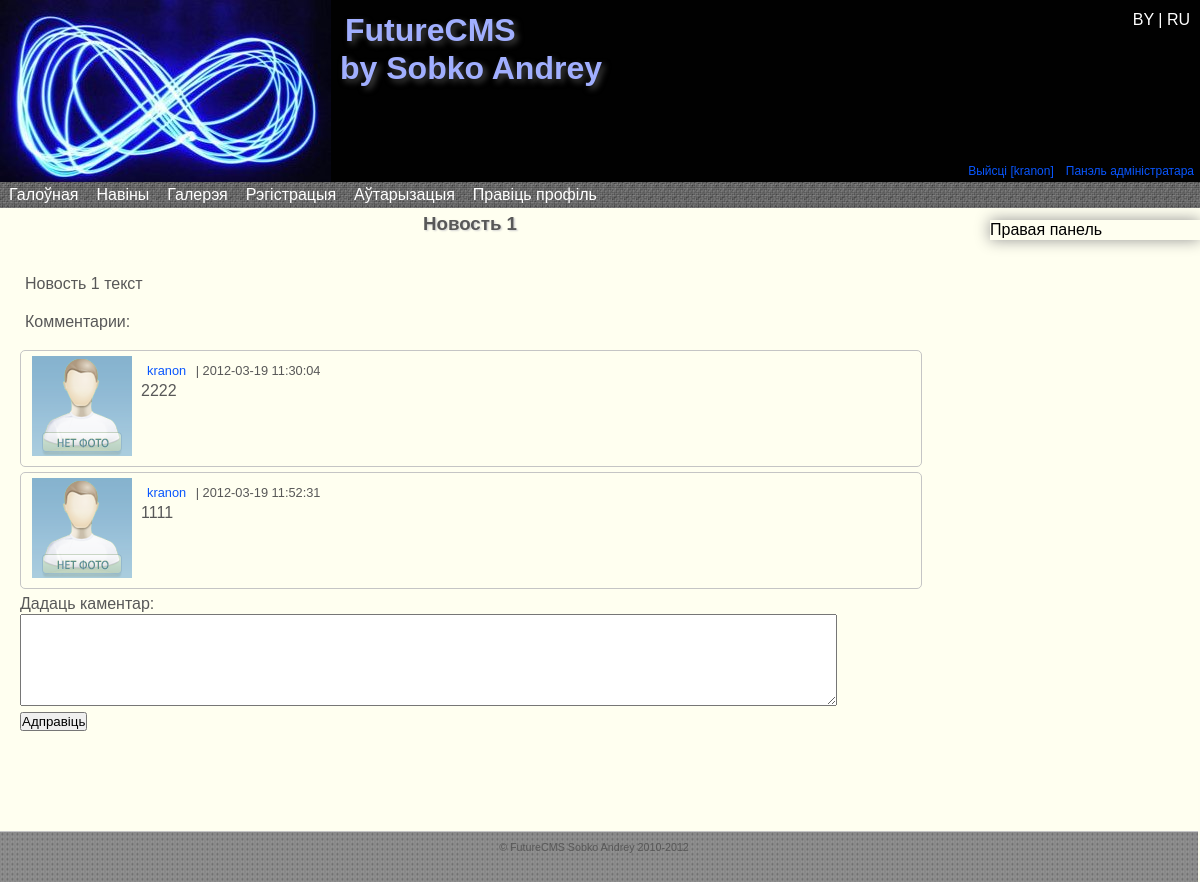
The app's page /read_news.php?id=1 (signed in) with its own data.
### tables this page shows
CREATE TABLE IF NOT EXISTS `settings` (
  `id` int(11) NOT NULL AUTO_INCREMENT,
  `siteName` varchar(300) NOT NULL,
  `siteHeader` varchar(300) NOT NULL,
  `siteFooter` varchar(300) NOT NULL,
  `metaTitle` varchar(300) NOT NULL,
  `metaKeywords` varchar(300) NOT NULL,
  `metaDescription` varchar(300) NOT NULL,
  `metaCharset` varchar(300) NOT NULL,
  PRIMARY KEY (`id`)
);

CREATE TABLE IF NOT EXISTS `menu` (
  `id` int(11) NOT NULL AUTO_INCREMENT,
  `num` int(11) NOT NULL,
  `lang1` varchar(50) NOT NULL,
  `lang2` varchar(50) NOT NULL,
  `link` text NOT NULL,
  `published` int(11) NOT NULL DEFAULT '0',
  `in` int(2) NOT NULL DEFAULT '0',
  PRIMARY KEY (`id`)
);

CREATE TABLE IF NOT EXISTS `news` (
  `id` int(11) NOT NULL AUTO_INCREMENT,
  `caption_lang1` varchar(200) NOT NULL,
  `caption_lang2` varchar(200) NOT NULL,
  `text_lang1` text NOT NULL,
  `text_lang2` text NOT NULL,
  `date` datetime NOT NULL,
  PRIMARY KEY (`id`)
);

CREATE TABLE IF NOT EXISTS `news_comments` (
  `id` int(11) NOT NULL AUTO_INCREMENT,
  `text` varchar(45) NOT NULL,
  `news_id` int(11) NOT NULL,
  `users_id` int(11) NOT NULL,
  `datetime` datetime NOT NULL,
  PRIMARY KEY (`id`),
  UNIQUE KEY `id_UNIQUE` (`id`),
  KEY `fk_news_comments_news1` (`news_id`),
  KEY `fk_news_comments_users1` (`users_id`)
);

CREATE TABLE IF NOT EXISTS `users` (
  `id` int(11) NOT NULL AUTO_INCREMENT,
  `login` varchar(20) NOT NULL,
  `pass` text NOT NULL,
  `email` varchar(50) NOT NULL,
  `ava` text NOT NULL,
  `sex` varchar(5) NOT NULL,
  `datreg` datetime NOT NULL,
  `group` int(11) NOT NULL,
  PRIMARY KEY (`id`),
  KEY `fk_users_role1` (`group`)
);

CREATE TABLE IF NOT EXISTS `page` (
  `id` int(11) NOT NULL AUTO_INCREMENT,
  `lang1` varchar(150) NOT NULL,
  `lang2` varchar(150) NOT NULL,
  `link` varchar(200) NOT NULL,
  `text_lang1` longtext NOT NULL,
  `text_lang2` longtext NOT NULL,
  `in_menu` int(11) NOT NULL DEFAULT '0',
  PRIMARY KEY (`id`)
);

### core/config.php (called while the page is built, shortened)
<?php
include 'classes/base.class.php';
$db = new DataBase('localhost','root','root');
$db->SelectDataBase('future_cms');
$sql="SELECT `id`,`siteName`,`siteHeader`,`siteFooter`,`metaTitle`,`metaKeywords`,`metaDescription`,`metaCharset` FROM `settings`";
$res=$db->query($sql);
while ($row = mysql_fetch_array($res)){
	$site['lang'.$row['id']]=array(
			'name'=>$row['siteName'],
			'header'=>$row['siteHeader'],
			'footer'=>$row['siteFooter']
		);
}
$site['version']='12.13.5';
?>

### read_news.php (the view, shortened to what this page needs)
<?php session_start();
include 'core/config.php';
if ($_SESSION['lang']=='lang2'){ $lang='lang2'; }
else { $lang='lang1'; }
$header=$site[$lang]['header'];
if ($lang=='lang1') $name='Навiны';
else $name='Новости';
$footer=$site[$lang]['footer'];
$word=$db->WordsTranslate($lang);
$news_id=$_GET['id'];
if ((settype($news_id,int))|($news_id>=0)){
	if ($news_id==0){
	}
	else{
		$result = $db->query("SELECT `id` FROM `news` WHERE `id`='".$news_id."';");
		if (mysql_num_rows($result)==0){
			$error = 'Новости с таким ID не существует!';
		}
		else{
			$sql="SELECT `caption_".$lang."`, `text_".$lang."` FROM `news` WHERE `id`=".$news_id;
			$result = $db->query($sql);
			while ($row = mysql_fetch_array($result, MYSQL_BOTH)){
				$name=$row['caption_'.$lang];
			}
		}
	}
}
else{
	header('Location: index.php');
	exit;
}?>
<!DOCTYPE html PUBLIC "-//W3C//DTD XHTML 1.0 Strict//EN" "http://www.w3.org/TR/xhtml1/DTD/xhtml1-strict.dtd">
<html xmlns="http://www.w3.org/1999/xhtml">
<head>
    <link rel="stylesheet" href="design/style_main.css" type="text/css" media="screen, projection" />
	<link rel="stylesheet" href="design/droppy.css" type="text/css" media="screen, projection" />
</head>
<body>
    <div id="wrapper">
        <div id="header" align="left" class="head_grad">
            <div id="symbol">
                <a href="index.php"><img src="design/symbol.png" class="iePNG"/></a>
            </div>
			<div id="lang">
				<a href="core/lang1.php"> BY </a>|<a href="core/lang2.php"> RU </a>
			</div>
            <br /><h1><?php echo $header;?></h1><br />
            <div id="user">
               <?php
                    if ($_SESSION['login']==NULL){
                        echo '<a href="/Avtorizatsiya.php" id="ln">'.$word[1].'</a>
                        <a href="/Registratsiya.php">'.$word[2].'</a>';
                    }
                    else{
                        echo '<a href="core/logout.php"> '.$word[4].' ['.$_SESSION['login'].']</a>';
                    }
                    if (($_SESSION['group']=='1')|($_SESSION['group']=='2')){
                        echo '<a href="core/admin_p/">'.$word[3].'</a>';
                    }
                ?>
            </div>
        </div>
        <div id="middle">
            <div id="menu" class="menu_grad">
                <ul id="nav">
                    <?php $db->MenuRead($lang);?>
                </ul>
            </div>
            <div id="container">
                <div id="content">
                    <?php echo '<h3>'.$name.'</h3>';
                    if ($news_id==0){
						$db->ReadNews('all',$lang);
					}
					else{
						$db->ReadNewsText($news_id,$lang);
						$mas=$db->commentRead($news_id);
						if (isset($mas)){
							echo '<p id="comm_title">Комментарии:</p>';
							foreach ($mas as $val){
								echo '<div class="comment">
								<div class="com_ava"><a href="O_polzovatele.php?login='.$val['users_login'].'"><img src="'.$val['users_ava'].'" /></a></div>
								<div class="com_name_date">
										<a href="O_polzovatele.php?login='.$val['users_login'].'">
											<span class="com_username">'.$val['users_login'].'</span>
										</a> |
										<span class="com_date">'.$val['datetime'].'</span>
								</div>
								<span class="com_text">'.$val['text'].'</span>
								</div>';
							}
						}
						if ($_SESSION['login']==NULL){
							echo $word[20].' <a href="Avtorizatsiya.php">'.$word[1].'</a> '.$word[21].' <a href="Registratsiya.php">'.$word[2].'</a>';
						}
						else{
							$sql="SELECT `id` FROM `users` WHERE `login`='".$_SESSION['login']."';";
							$res=$db->query($sql);
							while ($row = mysql_fetch_array($res, MYSQL_BOTH)){
								$curr_user_id=$row['id'];
							}
							echo '<div>
							'.$word[19].'<br />
								<form method="post" action="core/commentAdd.php">
								<textarea rows="6" cols="100" name="comment_text" ></textarea><br />
								<input type="hidden" name="curr_user_id" value="'.$curr_user_id.'">
								<input type="hidden" name="news_id" value="'.$news_id.'">
								<input type="submit" value="'.$word[18].'">
								</form>
							</div>';
						}
					}
                    ?>
                </div>
            </div>
            <?php include 'core/sideRight.php';?>
            </div>
            </div>
            <div id="footer" align="center">
            <?php
                echo $footer;
            ?>
        </div>
</body>
</html>

### core/classes/base.class.php (shortened to what this page needs)
<?php
class DataBase{
    private $host= '';
    private $user= '';
    private $pass= '';
    private $connection;
    public function __construct($host="",$user="",$pass=""){
        $this->host = $host;
        $this->user = $user;
        $this->pass = $pass;
    }
    public function connect(){
		$this->connection = mysql_connect($this->host,$this->user,$this->pass) or die("could not connect to DB");
        return $this->connection;
    }
	public static function query($sql){
		$res=mysql_query($sql) or die(mysql_error());
		return $res;
    }
    public function ReadNewsText($id, $lang){
    	if($this->connection){
			$sql="SELECT `text_".$lang."` FROM `news` WHERE `id`=".$id;
    		$result = self::query($sql);
            while ($row = mysql_fetch_array($result, MYSQL_BOTH)){
           		echo $row[0];
            }
    	}
    }
    public function commentRead($newsId){
        if($this->connection){
			$sql="SELECT
						`news_comments`.`id`,
						`news_comments`.`text`,
						`news_comments`.`news_id`,
						`news_comments`.`users_id`,
						`news_comments`.`datetime`,
						`users`.`login`,
						`users`.`ava`
				FROM `news_comments`,`users`
					WHERE
						`news_comments`.`news_id`=".$newsId."
							AND `users`.`id`=`news_comments`.`users_id`;";
			$res=self::query($sql);
			while ($row = mysql_fetch_array($res, MYSQL_BOTH)){
           		$comment[] = array(
					"id"			=> $row['id'],
					"text"			=> $row['text'],
					"news_id"		=> $row['news_id'],
					"users_login"	=> $row['login'],
					"users_ava"		=> $row['ava'],
					"datetime"		=> $row['datetime']
					);
            }
			return $comment;
        }
    }
    public function MenuRead($lang,$dir=''){
		if($this->connection){
			$sql="SELECT `id`,`num`,`link`,`".$lang."`,`in` FROM `menu` WHERE `published`='1' ORDER BY `num`;";
            $result = self::query($sql);
			while ($row = mysql_fetch_array($result, MYSQL_BOTH)){
				$menu[$row['num']]=array(
						'id'=>$row['id'],
						'in'=>$row['in'],
						'name'=>$row[$lang],
						'link'=>$row['link']
						);
			}
			foreach($menu as $val){
					if ($val['in']==0){
						echo '<li><a href="'.$val['link'].'">'.$val['name'].'</a>';
						echo '<ul>';
						echo '</ul></li>';
					}
				}
        }
    }
    public function WordsTranslate($lang){
		if($this->connection){
			$num=1;
			$sql="SELECT `".$lang."` FROM `language`";
			$result = self::query($sql);
			while ($row = mysql_fetch_array($result, MYSQL_BOTH)){
				$word[$num]=$row[$lang];
				$num++;
			}
			return $word;
        }
    }
}
?>

### core/sideRight.php
<?php
$sql="SELECT `text_".$lang."` FROM `page` WHERE `link`='RightSideBar'";
$result = $db->query($sql);
while ($row = mysql_fetch_array($result)){
	echo $row[0];
}
?>

### design/style_main.css (style rules this page uses)
* { margin: 0; padding: 0; }
html { height: 100%; }
body { font: 1em/1.250em Arial, Tahoma, Verdana, sans-serif; width: 100%; height: 100%; min-height:100%; background: #FFFFFF; position:relative; background-color: #FFFFF0; }
a { color: blue; outline: none; text-decoration: underline; }
p { margin: 0 5px 18px; }
img { border: none; }
input { vertical-align: middle; }
#wrapper { position: relative; width: 100%; min-width: 1000px; margin: 0 auto; padding: 0; min-height: 100%; height: auto !important; height: 100%; }
#header { position: relative; height: 185px; background-color: #010101; }
#header h1 { position: absolute; margin-left: 340px; color: #A1AFFF; text-shadow: #494949 0.1em 0.1em 0.2em; }
#user { float: right; margin-top: 120px; }
#user a { padding:3px 6px; font-size: 0.75em; color:#0956fe; text-decoration:none; }
#menu { position: relative; float: left; width: 100%; height: 25px; top:-6px; padding: 0 0 1px 0; color:#FFFFFF; z-index: 5; background-image: url('menu2.jpg'); }
#symbol { position: relative; float: left; }
#lang { position: relative; float: right; right: 10px; top:10px; color: #FFFFFF; z-index: 2; }
#lang a { color: #FFFFFF; text-decoration: none; }
#middle { width: 100%; padding: 0 0 100px; height: 1%; }
#middle:after { content: '.'; display: block; clear: both; visibility: hidden; height: 0; }
#container { width: 100%; float: left; overflow: hidden; }
#content { position: relative; float: left; padding: 40px 230px 0 20px; color: #585858; min-height:100%; width: 75%; }
#content a { padding:3px 6px; color: #0956fe; text-decoration:none; }
#content h3 { position: relative; top: -40px; text-shadow: #D2D2D2 0.07em 0.07em 0.1em; text-align: center; }
#sideRight { position: absolute; float: right; width: 210px; top: 220px; right: 0px; box-shadow:#949494 0 0 15px; -moz-box-shadow:#949494 0 0 15px; -webkit-box-shadow:#949494 0 0 15px; }
.comment { position: relative; min-height: 60px; width:100%; border: #C5C5C5 solid 1px; margin:5px 0 5px 0; border-radius: 5px; }
.com_text { position: absolute; top:30px; left:120px; }
.com_name_date { position: absolute; top:10px; left:120px; font-size: 0.8em; }
.com_ava { margin: 5px; }
#footer { position: relative; width: 99%; min-width: 990px; height: 40px; padding: 5px 10px 5px 0; background-image: url('footer.jpg'); color: #585858; font-size: 0.67em; border-top: #C5C5C5 solid 1px; }

### design/droppy.css (style rules this page uses)
#nav { display: block; margin: 0 0 10px 0; padding: 0; position: relative; }
#nav li { display: block; list-style: none; margin: 0; padding: 0; float: left; position: relative; }
#nav a { display: block; }
#nav a { text-decoration:none; color: white; font-size: 1em; padding: 3px 9px 3px 9px; margin-bottom: -1px; }

### records on screen
settings: siteHeader "FutureCMS by Sobko Andrey", siteFooter "© FutureCMS Sobko Andrey 2010-2012"
menu: lang1 "Галоўная"
menu: lang1 "Навіны"
menu: lang1 "Галерэя"
menu: lang1 "Рэгістрацыя"
menu: lang1 "Аўтарызацыя"
menu: lang1 "Правіць профіль"
news: caption_lang1 "Новость 1", text_lang1 "Новость 1 текст"
news_comments: users.ava (placeholder picture), users.login "kranon", datetime "2012-03-19 11:30:04", text "2222"
news_comments: users.ava (placeholder picture), users.login "kranon", datetime "2012-03-19 11:52:31", text "1111"
page: text_lang1 "Правая панель"

### other values on screen
$word[4] "Выйсці"
$_SESSION['login'] "kranon"
$word[3] "Панэль адміністратара"
$word[19] "Дадаць каментар:"
